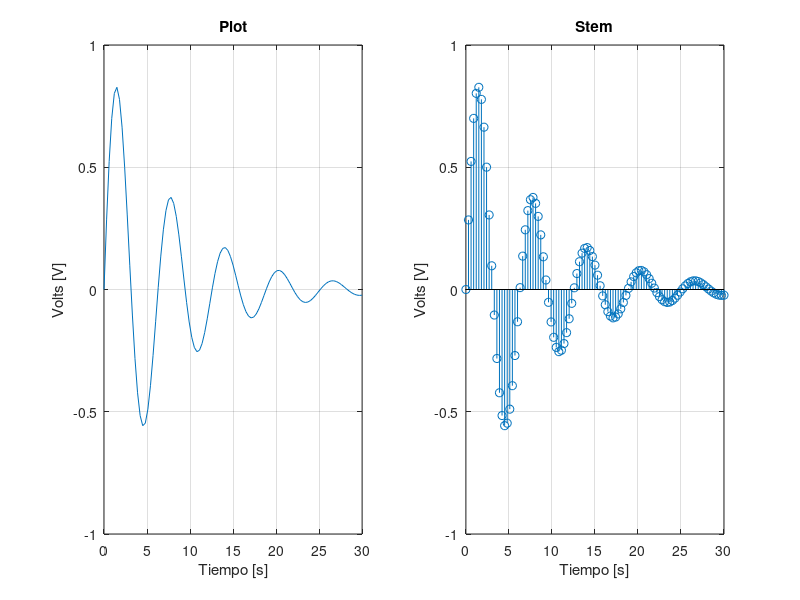

Source code (MATLAB):
% Programa del laboratorio 0
a= 1; b=8; c=6; d=4; e=2; f=7; g=3; h=7;
t = 0:0.3:30;
f = exp(-(b+a)/(2*c*(d+e))*t).*sin(t);
subplot(1,2,1);plot(t,f);title('Plot'); xlabel('Tiempo [s]'); ylabel('Volts [V]'); grid on;
subplot(1,2,2);stem(t,f);title('Stem'); xlabel('Tiempo [s]'); ylabel('Volts [V]'); grid on;
